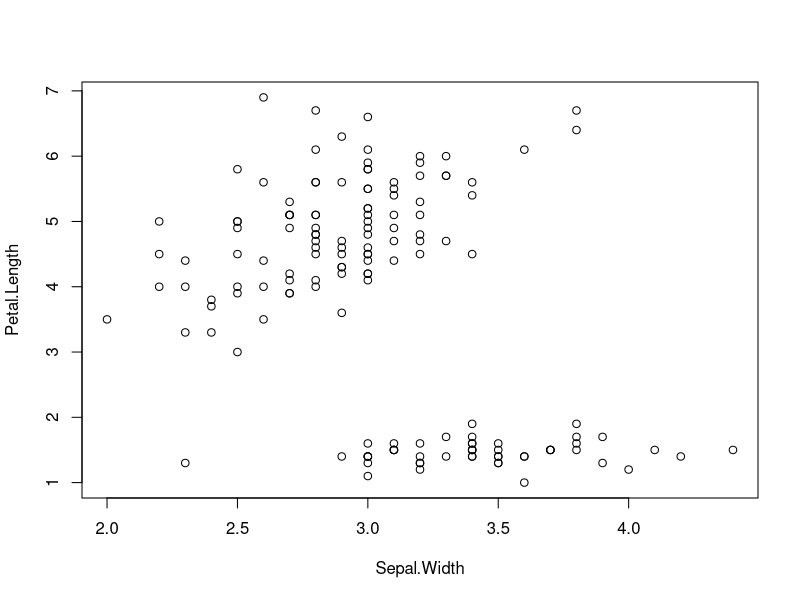
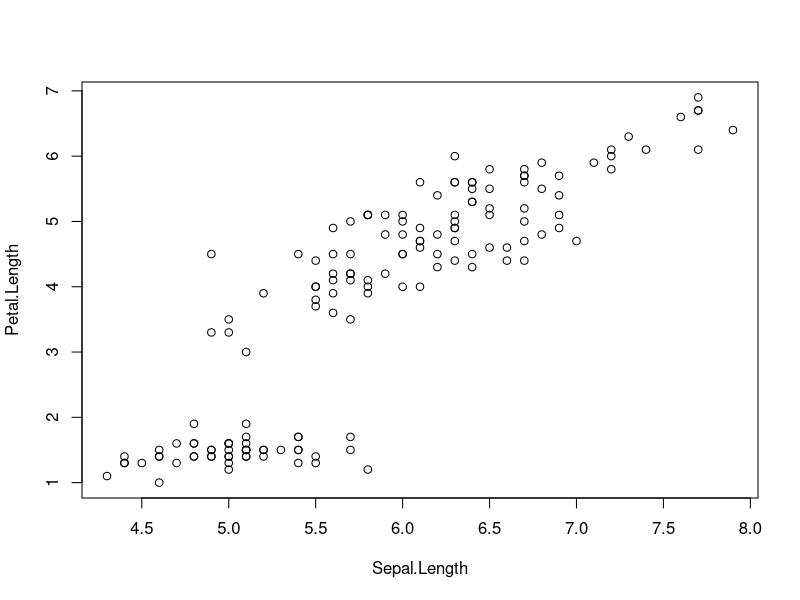
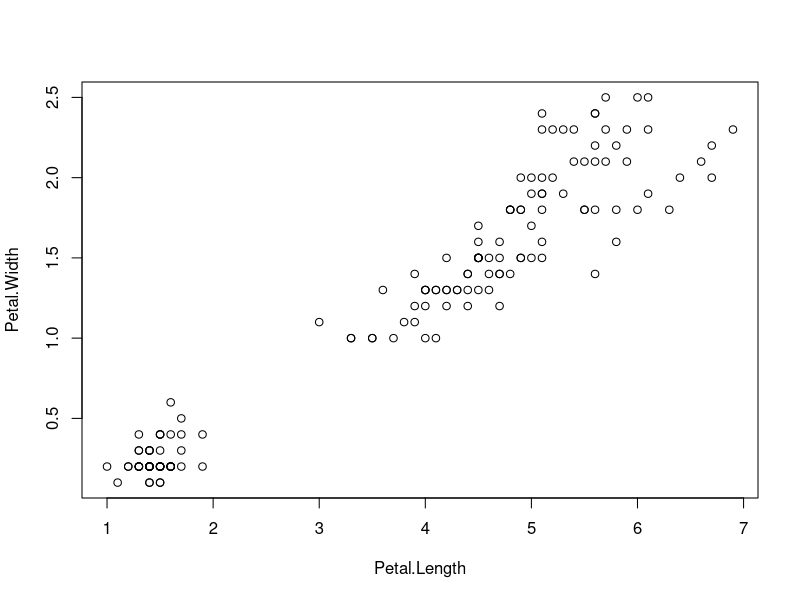

These charts were generated, in order, by the following R code:
## ---- chunk 1
plot(iris[, 2:3])
## ---- chunk 2
plot(iris[, c(1, 3)])
## ---- chunk 3
head(iris[, c(1, 3)])
## ---- chunk 4
plot(iris[, c(3, 4)])
## ---- chunk 5
head(iris[, c(3, 4)])
